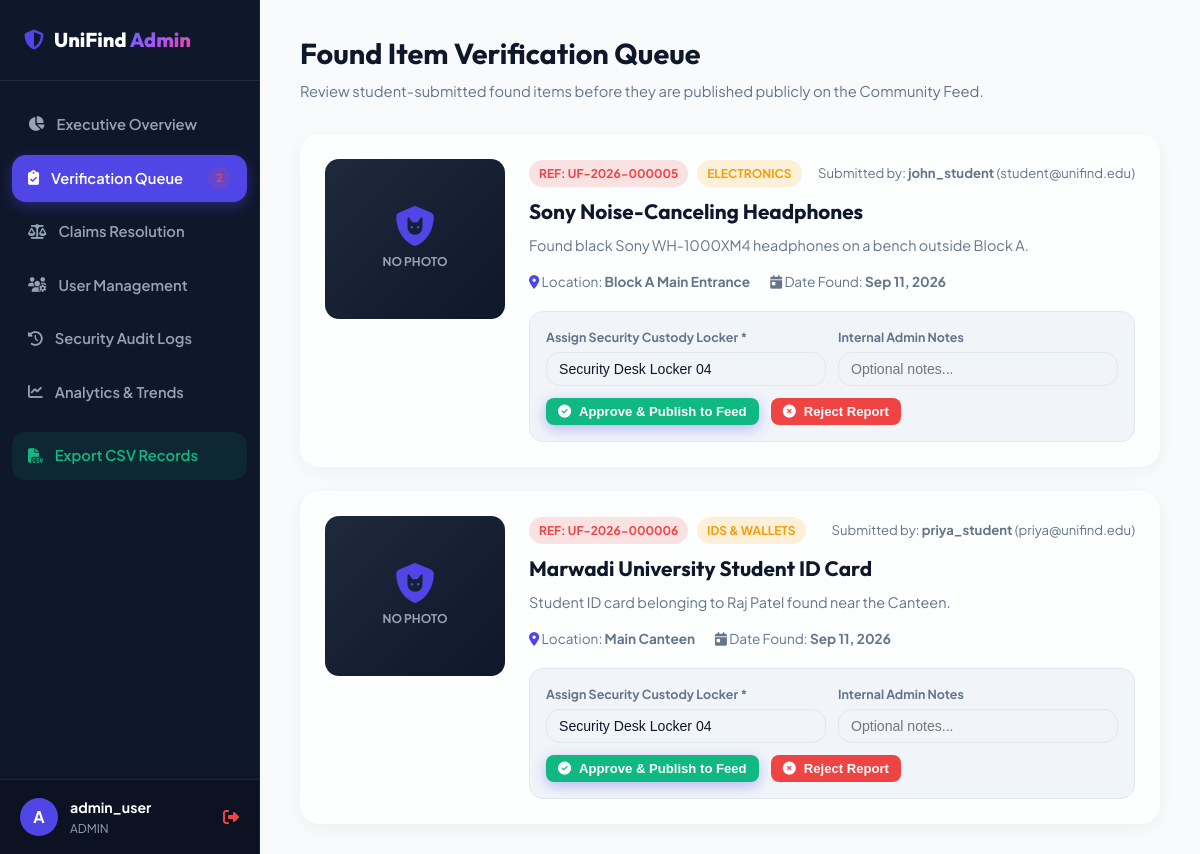
Page /admin/verification_queue.php (signed in) on the committed database.
### tables this page shows
CREATE TABLE IF NOT EXISTS reports (
    id INT PRIMARY KEY AUTO_INCREMENT,
    reference_number VARCHAR(24) UNIQUE NULL,
    user_id INT NOT NULL,
    title VARCHAR(255) NOT NULL,
    description TEXT,
    category VARCHAR(60) NOT NULL,
    location VARCHAR(150) NOT NULL,
    item_date DATE NOT NULL,
    report_type ENUM('lost', 'found') NOT NULL,
    status ENUM('open', 'claimed', 'resolved') DEFAULT 'open',
    verification_status ENUM('pending', 'verified', 'rejected') NOT NULL DEFAULT 'verified',
    image_path VARCHAR(255) NULL,
    verified_by INT NULL,
    verified_at TIMESTAMP NULL,
    custody_location VARCHAR(150) NULL,
    custody_notes TEXT NULL,
    created_at TIMESTAMP DEFAULT CURRENT_TIMESTAMP,
    FOREIGN KEY (user_id) REFERENCES users(id) ON DELETE CASCADE,
    FOREIGN KEY (verified_by) REFERENCES users(id) ON DELETE SET NULL
);

CREATE TABLE IF NOT EXISTS users (
    id INT PRIMARY KEY AUTO_INCREMENT,
    username VARCHAR(50) UNIQUE NOT NULL,
    email VARCHAR(100) UNIQUE NOT NULL,
    password VARCHAR(255) NOT NULL,
    role ENUM('student', 'admin', 'security') NOT NULL DEFAULT 'student',
    reward_points INT DEFAULT 0,
    badge VARCHAR(50) DEFAULT 'Novice Finder',
    created_at TIMESTAMP DEFAULT CURRENT_TIMESTAMP
);

### config.php (called while the page is built, shortened)
<?php
function e($string) {
    return htmlspecialchars($string ?? '', ENT_QUOTES, 'UTF-8');
}
function base_url($path = '') {
    $scriptName = str_replace('\\', '/', $_SERVER['SCRIPT_NAME'] ?? '/');
    $dir = str_replace('\\', '/', dirname($scriptName));
    if (basename($dir) === 'student' || basename($dir) === 'admin') {
        $dir = str_replace('\\', '/', dirname($dir));
    }
    $dir = rtrim($dir, '/\\');
    $cleanPath = ltrim($path, '/\\');
    return ($dir === '' || $dir === '/') ? '/' . $cleanPath : $dir . '/' . $cleanPath;
}

### admin/verification_queue.php (the view, shortened to what this page needs)
<?php
require_once __DIR__ . '/../config.php';
$pendingResult = $conn->query("SELECT r.*, u.username, u.email FROM reports r JOIN users u ON r.user_id = u.id WHERE r.verification_status = 'pending' ORDER BY r.created_at DESC");
$pendingItems = $pendingResult ? $pendingResult->fetch_all(MYSQLI_ASSOC) : [];
?>
<!DOCTYPE html>
<html lang="en" data-theme="light">
<head>
  <link rel="stylesheet" href="<?= base_url('style.css') ?>">
  <link rel="stylesheet" href="https://cdnjs.cloudflare.com/ajax/libs/font-awesome/6.4.0/css/all.min.css">
</head>
<body>
  <div class="admin-layout">
    <aside class="admin-sidebar">
      <div class="admin-brand">
        <i class="fa-solid fa-shield-halved" style="color: var(--primary);"></i>
        <span>UniFind <span class="gradient-text">Admin</span></span>
      </div>
      <nav class="admin-nav">
        <a href="<?= base_url('admin/dashboard.php') ?>" class="admin-nav-item">
          <i class="fa-solid fa-chart-pie"></i> Executive Overview
        </a>
        <a href="<?= base_url('admin/verification_queue.php') ?>" class="admin-nav-item active">
          <i class="fa-solid fa-clipboard-check"></i> Verification Queue
          <?php if (count($pendingItems) > 0): ?>
            <span class="badge badge-pending" style="margin-left: auto; padding: 2px 8px; font-size: 0.7rem;">
              <?= count($pendingItems) ?>
            </span>
          <?php endif; ?>
        </a>
        <a href="<?= base_url('admin/claims_center.php') ?>" class="admin-nav-item">
          <i class="fa-solid fa-scale-balanced"></i> Claims Resolution
        </a>
        <a href="<?= base_url('admin/user_management.php') ?>" class="admin-nav-item">
          <i class="fa-solid fa-users-gear"></i> User Management
        </a>
        <a href="<?= base_url('admin/audit_logs.php') ?>" class="admin-nav-item">
          <i class="fa-solid fa-clock-rotate-left"></i> Security Audit Logs
        </a>
        <a href="<?= base_url('admin/analytics.php') ?>" class="admin-nav-item">
          <i class="fa-solid fa-chart-line"></i> Analytics & Trends
        </a>
        <a href="<?= base_url('admin/export_csv.php') ?>" class="admin-nav-item" style="margin-top: 10px; background: rgba(16, 185, 129, 0.1); color: #10b981;">
          <i class="fa-solid fa-file-csv"></i> Export CSV Records
        </a>
      </nav>
      <div class="admin-user-widget">
        <div style="width: 38px; height: 38px; border-radius: 50%; background: var(--primary); display: flex; align-items: center; justify-content: center; color: #fff; font-weight: 700;">
          <?= strtoupper(substr($_SESSION['username'] ?? 'A', 0, 1)) ?>
        </div>
        <div style="flex-grow: 1; overflow: hidden;">
          <div style="font-weight: 700; font-size: 0.88rem; color: #fff; white-space: nowrap; overflow: hidden; text-overflow: ellipsis;"><?= e($_SESSION['username']) ?></div>
          <div style="font-size: 0.75rem; color: #94a3b8; text-transform: uppercase;"><?= e($_SESSION['role']) ?></div>
        </div>
        <a href="<?= base_url('logout.php') ?>" style="color: #ef4444;" title="Sign Out"><i class="fa-solid fa-right-from-bracket"></i></a>
      </div>
    </aside>
    <main class="admin-main">
      <div class="admin-header">
        <div>
          <h1 style="font-size: 1.8rem; margin-bottom: 4px;">Found Item Verification Queue</h1>
          <p style="color: var(--text-muted); font-size: 0.92rem;">
            Review student-submitted found items before they are published publicly on the Community Feed.
          </p>
        </div>
      </div>
      <?php if (empty($pendingItems)): ?>
        <div class="glass-card" style="text-align: center; padding: 60px 20px; border-radius: var(--radius-lg);">
          <i class="fa-solid fa-circle-check" style="font-size: 3.5rem; color: #10b981; margin-bottom: 16px;"></i>
          <h3>Verification Queue Clean!</h3>
          <p style="color: var(--text-muted);">All found items submitted by students have been reviewed and moderated.</p>
        </div>
      <?php else: ?>
        <div style="display: flex; flex-direction: column; gap: 24px;">
          <?php foreach ($pendingItems as $item): ?>
            <div class="glass-card" style="border-radius: var(--radius-lg); padding: 24px; box-shadow: var(--shadow-card);">
              <div style="display: grid; grid-template-columns: 180px 1fr; gap: 24px; align-items: start;">
                <?php if (!empty($item['image_path']) && file_exists(__DIR__ . '/../' . $item['image_path'])): ?>
                  <img src="<?= base_url($item['image_path']) ?>" alt="<?= e($item['title']) ?>" style="width: 100%; height: 160px; object-fit: cover; border-radius: var(--radius-md); border: 1px solid var(--border-color);">
                <?php else: ?>
                  <div style="width: 100%; height: 160px; background: linear-gradient(135deg, #1e293b 0%, #0f172a 100%); border-radius: var(--radius-md); display: flex; flex-direction: column; align-items: center; justify-content: center; color: var(--primary);">
                    <i class="fa-solid fa-shield-cat" style="font-size: 2.5rem; margin-bottom: 6px;"></i>
                    <span style="font-size: 0.75rem; font-weight: 700; color: #94a3b8;">NO PHOTO</span>
                  </div>
                <?php endif; ?>
                <div>
                  <div style="display: flex; align-items: center; justify-content: space-between; margin-bottom: 8px;">
                    <div>
                      <span class="badge badge-pending">Ref: <?= e($item['reference_number']) ?></span>
                      <span class="badge badge-claimed" style="margin-left: 6px;"><?= e($item['category']) ?></span>
                    </div>
                    <span style="font-size: 0.82rem; color: var(--text-muted);">
                      Submitted by: <strong><?= e($item['username']) ?></strong> (<?= e($item['email']) ?>)
                    </span>
                  </div>
                  <h3 style="font-size: 1.3rem; margin-bottom: 6px;"><?= e($item['title']) ?></h3>
                  <p style="font-size: 0.9rem; color: var(--text-muted); margin-bottom: 14px;"><?= e($item['description']) ?></p>
                  <div style="font-size: 0.85rem; color: var(--text-muted); margin-bottom: 18px; display: flex; gap: 20px;">
                    <span><i class="fa-solid fa-location-dot" style="color: var(--primary);"></i> Location: <strong><?= e($item['location']) ?></strong></span>
                    <span><i class="fa-solid fa-calendar-day"></i> Date Found: <strong><?= date('M d, Y', strtotime($item['item_date'])) ?></strong></span>
                  </div>
                  <form method="POST" action="" style="background: var(--input-bg); padding: 16px; border-radius: var(--radius-md); border: 1px solid var(--border-color);">
                    <div style="display: grid; grid-template-columns: 1fr 1fr; gap: 12px; margin-bottom: 12px;">
                      <div>
                        <label style="font-size: 0.78rem; font-weight: 700; color: var(--text-muted); display: block; margin-bottom: 4px;">Assign Security Custody Locker *</label>
                        <input type="text" name="custody_location" class="form-control" value="Security Desk Locker 04" required style="padding: 8px 12px; font-size: 0.88rem;">
                      </div>
                      <div>
                        <label style="font-size: 0.78rem; font-weight: 700; color: var(--text-muted); display: block; margin-bottom: 4px;">Internal Admin Notes</label>
                        <input type="text" name="custody_notes" class="form-control" placeholder="Optional notes..." style="padding: 8px 12px; font-size: 0.88rem;">
                      </div>
                    </div>
                    <div style="display: flex; gap: 12px;">
                      <button type="submit" name="action" value="approve" class="btn btn-primary btn-sm" style="background: #10b981; border: none;">
                        <i class="fa-solid fa-check-circle"></i> Approve & Publish to Feed
                      </button>
                      <button type="submit" name="action" value="reject" class="btn btn-danger btn-sm" onclick="return confirm('Are you sure you want to reject this submission?')">
                        <i class="fa-solid fa-xmark-circle"></i> Reject Report
                      </button>
                    </div>
                  </form>
                </div>
              </div>
            </div>
          <?php endforeach; ?>
        </div>
      <?php endif; ?>
    </main>
  </div>
</body>
</html>

### style.css (style rules this page uses)
:root { --primary: #4f46e5; --primary-hover: #4338ca; --secondary: #06b6d4; --accent: #f59e0b; --success: #10b981; --danger: #ef4444; --warning: #f59e0b; --info: #3b82f6; --radius-sm: 8px; --radius-md: 14px; --radius-lg: 20px; --radius-full: 9999px; --shadow-sm: 0 2px 4px rgba(0,0,0,0.05); --shadow-md: 0 10px 25px -5px rgba(0,0,0,0.1), 0 8px 10px -6px rgba(0,0,0,0.05); --shadow-lg: 0 20px 35px -10px rgba(0,0,0,0.15), 0 10px 15px -5px rgba(0,0,0,0.08); --font-main: 'Plus Jakarta Sans', sans-serif; --font-heading: 'Outfit', sans-serif; --transition: all 0.25s cubic-bezier(0.4, 0, 0.2, 1); }
:root, body:not(.dark-theme) { --bg-app: #f8fafc; --bg-card: #ffffff; --bg-sidebar: #0f172a; --text-main: #0f172a; --text-muted: #64748b; --border-color: #e2e8f0; --input-bg: #f1f5f9; --card-hover: translateY(-4px); --shadow-card: 0 4px 20px -2px rgba(0,0,0,0.06); }
* { box-sizing: border-box; margin: 0; padding: 0; }
body { font-family: var(--font-main); background-color: var(--bg-app); color: var(--text-main); line-height: 1.6; min-height: 100vh; transition: background-color 0.3s ease, color 0.3s ease; }
a { color: var(--primary); text-decoration: none; transition: var(--transition); }
h1, h2, h3, h4, h5, h6 { font-family: var(--font-heading); color: var(--text-main); font-weight: 700; }
.gradient-text { background: linear-gradient(135deg, #6366f1 0%, #a855f7 50%, #ec4899 100%); -webkit-background-clip: text; -webkit-text-fill-color: transparent; }
.glass-card { background: rgba(255, 255, 255, 0.7); backdrop-filter: blur(12px); -webkit-backdrop-filter: blur(12px); border: 1px solid rgba(255, 255, 255, 0.3); }
.btn { display: inline-flex; align-items: center; justify-content: center; gap: 8px; padding: 10px 20px; font-size: 0.92rem; font-weight: 600; border-radius: var(--radius-md); border: none; cursor: pointer; transition: var(--transition); text-align: center; }
.btn-primary { background: var(--primary); color: #ffffff; box-shadow: 0 4px 14px rgba(79, 70, 229, 0.35); }
.btn-danger { background: var(--danger); color: #ffffff; }
.btn-sm { padding: 6px 12px; font-size: 0.82rem; border-radius: var(--radius-sm); }
.form-control { width: 100%; padding: 12px 16px; font-size: 0.95rem; border-radius: var(--radius-md); border: 1px solid var(--border-color); background: var(--input-bg); color: var(--text-main); transition: var(--transition); }
.admin-layout { display: flex; min-height: 100vh; }
.admin-sidebar { width: 260px; background: var(--bg-sidebar); color: #94a3b8; flex-shrink: 0; display: flex; flex-direction: column; position: fixed; top: 0; bottom: 0; left: 0; z-index: 200; border-right: 1px solid rgba(255,255,255,0.05); }
.admin-brand { padding: 24px; font-size: 1.25rem; font-weight: 800; color: #ffffff; font-family: var(--font-heading); display: flex; align-items: center; gap: 10px; border-bottom: 1px solid rgba(255,255,255,0.08); }
.admin-nav { padding: 20px 12px; display: flex; flex-direction: column; gap: 6px; flex-grow: 1; }
.admin-nav-item { display: flex; align-items: center; gap: 12px; padding: 12px 16px; border-radius: var(--radius-md); color: #94a3b8; font-weight: 600; font-size: 0.92rem; transition: var(--transition); }
.admin-nav-item.active { background: var(--primary); color: #ffffff; box-shadow: 0 4px 14px rgba(79, 70, 229, 0.4); }
.admin-user-widget { padding: 16px 20px; border-top: 1px solid rgba(255,255,255,0.08); display: flex; align-items: center; gap: 12px; background: rgba(0,0,0,0.2); }
.admin-main { margin-left: 260px; flex-grow: 1; padding: 30px 40px; background: var(--bg-app); min-height: 100vh; }
.admin-header { display: flex; align-items: center; justify-content: space-between; margin-bottom: 30px; }
.badge { display: inline-flex; align-items: center; gap: 5px; padding: 4px 10px; border-radius: var(--radius-full); font-size: 0.75rem; font-weight: 700; text-transform: uppercase; }
.badge-claimed { background: rgba(245, 158, 11, 0.15); color: #f59e0b; }
.badge-pending { background: rgba(239, 68, 68, 0.15); color: #ef4444; }

### rows in the picture
reports: shows "NO PHOTO", reference_number "UF-2026-000005", category "ELECTRONICS", user.username "john_student", user.email "student@unifind.edu", title "Sony Noise-Canceling Headphones", description "Found black Sony WH-1000XM4 headphones on a bench outside Block A.", location "Block A Main Entrance", item_date "Sep 11, 2026"
reports: shows "NO PHOTO", reference_number "UF-2026-000006", category "IDS & WALLETS", user.username "priya_student", user.email "priya@unifind.edu", title "Marwadi University Student ID Card", description "Student ID card belonging to Raj Patel found near the Canteen.", location "Main Canteen", item_date "Sep 11, 2026"

### other values in the picture
count($pendingItems) "2"
substr($_SESSION['username'] ?? 'A', 0, 1) "A"
$_SESSION['username'] "admin_user"
$_SESSION['role'] "ADMIN"
